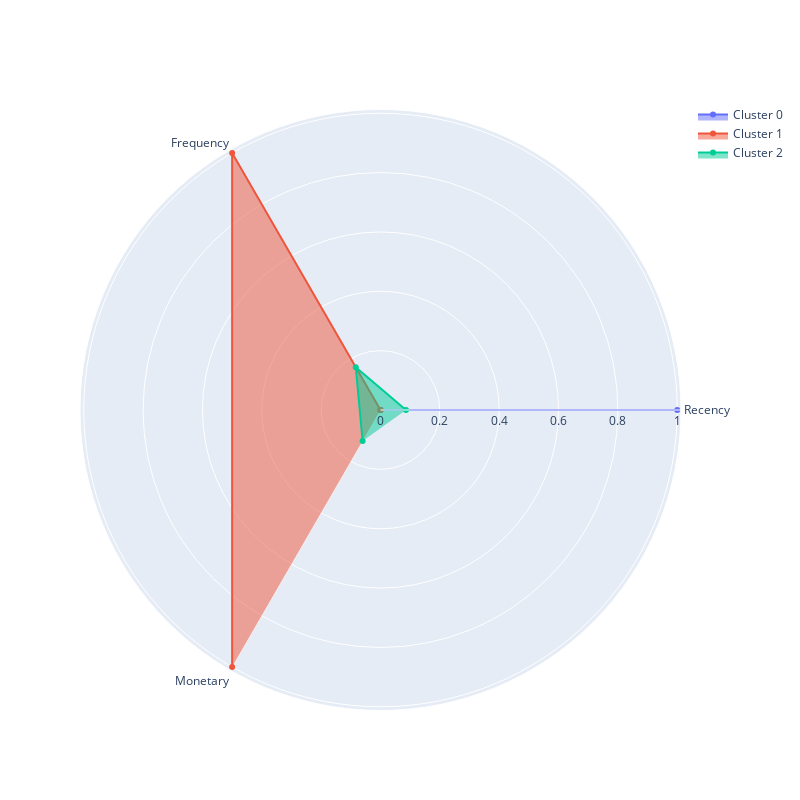

Notebook code for this chart:
### Markdown cell above
Теперь у нас есть удобный инструмент для анализа профиля кластеров. Давайте воспользуемся им.

### Задание 5.8

Визуализируйте профили кластеров в виде полярной диаграммы на основе средних *RFM*-характеристик, вычисленных для каждого кластера.

Проанализируйте кластеры и на основе анализа сопоставьте номер кластера и его описание.

1. Кластер соответствует «лояльным» клиентам, которые приносят наибольший доход, совершают покупки чаще всего, а давность их последней покупки наименьшая.

2. Кластер соответствует «промежуточным» клиентам, которые являются активными, но покупают не так часто и много, как лояльные клиенты. В то же время эти клиенты не являются «потерянными».

3. Кластер соответствует «потерянным» клиентам, которые купили меньше всего товара, и их последняя покупка была совершена очень давно.

### Code cell
plot_cluster_profile(rfm_pivot, 3)

### Figure 1 — Plotly figure (JSON) as saved in the notebook; plotly's stock layout.template omitted (floating-point values rounded to 4 significant figures)
{"data": [{"fill": "toself", "name": "Cluster 0", "r": [1.0, 0.0, 0.0], "theta": ["Recency", "Frequency", "Monetary"], "type": "scatterpolar"}, {"fill": "toself", "name": "Cluster 1", "r": [0.0, 1.0, 1.0], "theta": ["Recency", "Frequency", "Monetary"], "type": "scatterpolar"}, {"fill": "toself", "name": "Cluster 2", "r": [0.08597, 0.1667, 0.1206], "theta": ["Recency", "Frequency", "Monetary"], "type": "scatterpolar"}], "layout": {"autosize": false, "height": 800, "showlegend": true, "width": 800}}
